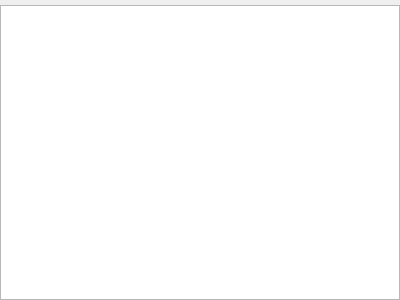
<?xml version="1.0" encoding="UTF-8"?>
<ui version="4.0">
 <class>ComTableWid</class>
 <widget class="QWidget" name="ComTableWid">
  <property name="geometry">
   <rect>
    <x>0</x>
    <y>0</y>
    <width>400</width>
    <height>300</height>
   </rect>
  </property>
  <property name="windowTitle">
   <string>Form</string>
  </property>
  <property name="styleSheet">
   <string notr="true">color:rgb(0,0,0)</string>
  </property>
  <layout class="QGridLayout" name="gridLayout">
   <property name="leftMargin">
    <number>0</number>
   </property>
   <property name="topMargin">
    <number>5</number>
   </property>
   <property name="rightMargin">
    <number>0</number>
   </property>
   <property name="bottomMargin">
    <number>0</number>
   </property>
   <item row="0" column="0">
    <widget class="QTableWidget" name="tableWidget">
     <property name="enabled">
      <bool>true</bool>
     </property>
     <property name="layoutDirection">
      <enum>Qt::LeftToRight</enum>
     </property>
     <property name="styleSheet">
      <string notr="true">selection-background-color: rgb(85, 170, 255);
</string>
     </property>
     <property name="midLineWidth">
      <number>0</number>
     </property>
     <property name="selectionMode">
      <enum>QAbstractItemView::NoSelection</enum>
     </property>
     <property name="selectionBehavior">
      <enum>QAbstractItemView::SelectItems</enum>
     </property>
     <property name="iconSize">
      <size>
       <width>0</width>
       <height>0</height>
      </size>
     </property>
     <attribute name="verticalHeaderMinimumSectionSize">
      <number>23</number>
     </attribute>
     <attribute name="verticalHeaderDefaultSectionSize">
      <number>30</number>
     </attribute>
    </widget>
   </item>
  </layout>
 </widget>
 <resources/>
 <connections/>
</ui>
